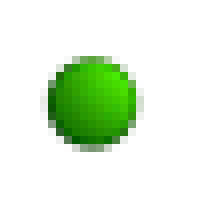
%> input picture ball.png, 25 x 25 px, given in place of lenaMedium, which was not available (shown 8 times larger)
$ octave testCompresLena.m   (GNU Octave 9; MATLAB toolbox functions it lacks are replaced by stand-ins)
%> lines starting %> are read from the running program, lines starting %| are printed output that depends on the picture; pictures that were not available may be replaced by others from this repository, and a replacement may not be noted
### loadImage.m
function [Image] = loadImage(name)
%> called with name = 'lenaMedium'

	raw = double(imread(name));

	[h w d] = size(raw);
%> h = 25; w = 25; d = 3

	Image = zeros(h,w);

	for i=1:d
		Image = Image + raw(:,:,i);
	end
%> this loop made 3 passes
%> pass 1, in loadImage, `Image = Image + raw(:,:,i);`:
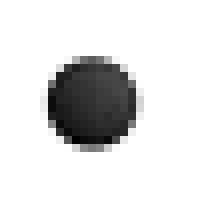
%> Image: size 25x25 double (shown 8 times larger); min 0, max 255, mean 220.2
%> pass 2, in loadImage, `Image = Image + raw(:,:,i);`:
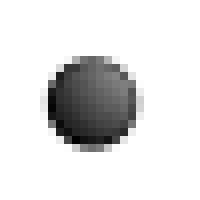
%> Image: size 25x25 double (shown 8 times larger); min 88, max 510, mean 458.4; drawn with min black and max white

	Image = Image/d;

### compress.m
function [mesh, ea] = compress(imageLoc, mesh, err)
    %Authors : Lilley & Hippo
    %Input : image (2D matrix), mesh (struct ( tuple, col, id )), err (array of same length of mesh)
    %Output : mesh (struct ( tuple, col, id ))
    %Description : gives the mesh associated to the AT* compression of the image imageLoc, it is possible to recompress a mesh, better if having its error

    image = loadImage(imageLoc);
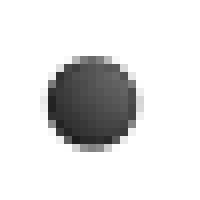
%> image: size 25x25 double (shown 8 times larger); min 29.33, max 255, mean 224.1
    disp('Image loaded');

    %intializing mesh to the whole image
    if exist('mesh') ~= 1
        mesh = createMesh(image);
        disp('Mesh created');
        fromScratch = 1;
    else
        disp('Mesh loaded');
        fromScratch = 0;
    end

    n = input(['This mesh is ', int2str(numel(mesh)), ' nodes, how many do you want to remove ? ']);
%> the answer given: 1

    disp('Computing delaunay triangulation');
%> the run ends on the next line
    tri = DelaunayTri([mesh(:).p]');
    disp('Done');

    N = length(mesh);

    %Algorithm starts from here

    %--------------------------
    % Initialisation
    %--------------------------

    disp('Initializing heap of error');

    %error associated to nodes not given
    if exist('err') ~= 1
        %Heap of anticipated error and error by tri:
        ea = zeros(N, 1);

        %We need length of image :
        w = size(image, 2);
        %loop on all vertexes
        %if it is a first compression
        if fromScratch ==1
            for i=1:N
                ea(i) = anticipatedErrorInit(image, w, i);
            end
        %if it is a recompression
        else
            for i=1:N
                ea(i) = anticipatedError(image, mesh, tri, i);
            end
        end
    else
        ea = err;
    end

    disp('Done');

    %--------------------------
    % Main loop
    %--------------------------
    disp('Algorithm started');
    percent = 0;

    %loop removing one point to one point
    for k=1:n
        %%{---------
        % Only for display
        npercent = floor(10*k/n);

        if npercent ~= percent
            percent = npercent;
            disp([int2str(percent), '0 %']);
        end
        %}---------

        %finding the point to remove
        [emin imin] = min(ea);

        %identifiying its neighbors
        triConnex = vertexAttachments(tri, imin);
        triConnex = triConnex{1};
        pConnex = unique(tri.Triangulation(triConnex, :));
        [v, ind] = ismember(imin, pConnex);
        pConnex(ind) = [];
        pConnex(ind:end) = pConnex(ind:end) - 1;


        if mesh(imin).c == 1
            disp('STOP');
            break;
        end

        %update delaunay triangulation
        tri.X(imin, :) = [];
        mesh(imin) = [];

        %pop y* from the heap
        ea(imin) = [];

        for i=1:length(pConnex),
            ea(pConnex(i)) = anticipatedError(image, mesh, tri, pConnex(i));
        end
    end
end

### testCompresLena.m
[mesh err] = compress('lenaMedium', 20000);
